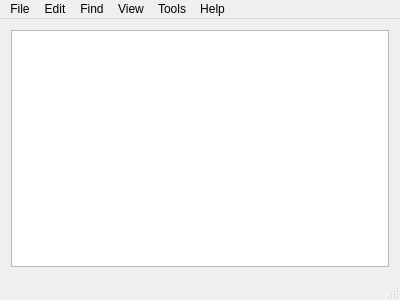
<?xml version="1.0" encoding="UTF-8"?>
<ui version="4.0">
 <class>MainWindow</class>
 <widget class="QMainWindow" name="MainWindow">
  <property name="geometry">
   <rect>
    <x>0</x>
    <y>0</y>
    <width>400</width>
    <height>300</height>
   </rect>
  </property>
  <property name="windowTitle">
   <string>MainWindow</string>
  </property>
  <widget class="QWidget" name="centralWidget">
   <layout class="QVBoxLayout" name="verticalLayout">
    <item>
     <widget class="QTextEdit" name="textEdit"/>
    </item>
   </layout>
  </widget>
  <widget class="QMenuBar" name="menuBar">
   <property name="geometry">
    <rect>
     <x>0</x>
     <y>0</y>
     <width>400</width>
     <height>19</height>
    </rect>
   </property>
   <widget class="QMenu" name="menuFile">
    <property name="title">
     <string>File</string>
    </property>
    <widget class="QMenu" name="menuExport_As">
     <property name="title">
      <string>Export As</string>
     </property>
     <addaction name="actionPDF"/>
     <addaction name="actionHTML"/>
     <addaction name="actionXML"/>
    </widget>
    <addaction name="actionNew"/>
    <addaction name="actionNew_Window"/>
    <addaction name="actionOpen"/>
    <addaction name="actionOpen_Project_s"/>
    <addaction name="actionSave"/>
    <addaction name="actionSave_As"/>
    <addaction name="actionClose"/>
    <addaction name="actionClose_Window"/>
    <addaction name="actionReopen_Project"/>
    <addaction name="actionReopen_Last_Item"/>
    <addaction name="actionProperties"/>
    <addaction name="actionPage_Setup"/>
    <addaction name="menuExport_As"/>
    <addaction name="actionPrint"/>
    <addaction name="actionPrint_Preview"/>
    <addaction name="actionClose_All_Tabs"/>
    <addaction name="actionExit"/>
   </widget>
   <widget class="QMenu" name="menuEdit">
    <property name="title">
     <string>Edit</string>
    </property>
    <widget class="QMenu" name="menuBookmark">
     <property name="title">
      <string>Bookmark</string>
     </property>
     <addaction name="actionNext"/>
     <addaction name="actionPrevious"/>
     <addaction name="actionToggle"/>
     <addaction name="actionDelete_2"/>
    </widget>
    <widget class="QMenu" name="menuChange_Case">
     <property name="title">
      <string>Change Case</string>
     </property>
     <addaction name="actionUppercase"/>
     <addaction name="actionLowercase"/>
    </widget>
    <addaction name="actionUndo"/>
    <addaction name="actionRedo"/>
    <addaction name="actionCut"/>
    <addaction name="actionCopy"/>
    <addaction name="actionPaste"/>
    <addaction name="actionDelete"/>
    <addaction name="actionSelect_All"/>
    <addaction name="actionIndent"/>
    <addaction name="actionOutdent"/>
    <addaction name="menuBookmark"/>
    <addaction name="actionPreferences"/>
    <addaction name="actionFolding"/>
    <addaction name="actionSnippet"/>
    <addaction name="actionTime_Date"/>
    <addaction name="menuChange_Case"/>
   </widget>
   <widget class="QMenu" name="menuFind">
    <property name="title">
     <string>Find</string>
    </property>
    <addaction name="actionSearch"/>
    <addaction name="actionFind_Next"/>
    <addaction name="actionFind_Previous"/>
    <addaction name="actionReplace"/>
    <addaction name="actionQuick_FInd"/>
    <addaction name="actionFind_in_Files"/>
   </widget>
   <widget class="QMenu" name="menuView">
    <property name="title">
     <string>View</string>
    </property>
    <addaction name="actionChange_Font"/>
    <addaction name="actionTree_View"/>
    <addaction name="actionNext_Tab_2"/>
    <addaction name="actionPrevious_Tab"/>
    <addaction name="actionHide_Tab"/>
    <addaction name="actionChange_Color"/>
    <addaction name="actionEnter_Fullscreen"/>
    <addaction name="actionMinimize"/>
    <addaction name="actionHide_Minimap"/>
    <addaction name="actionWord_Wrap"/>
    <addaction name="actionSpell_Check"/>
   </widget>
   <widget class="QMenu" name="menuTools">
    <property name="title">
     <string>Tools</string>
    </property>
    <addaction name="actionWord_Count"/>
    <addaction name="actionBracket_Matcher"/>
    <addaction name="actionSelect_Inside_of_Brackets"/>
   </widget>
   <widget class="QMenu" name="menuHelp">
    <property name="title">
     <string>Help</string>
    </property>
    <addaction name="actionAbout"/>
   </widget>
   <addaction name="menuFile"/>
   <addaction name="menuEdit"/>
   <addaction name="menuFind"/>
   <addaction name="menuView"/>
   <addaction name="menuTools"/>
   <addaction name="menuHelp"/>
  </widget>
  <widget class="QStatusBar" name="statusBar"/>
  <action name="actionNew">
   <property name="text">
    <string>New</string>
   </property>
  </action>
  <action name="actionNew_Window">
   <property name="text">
    <string>New Window</string>
   </property>
  </action>
  <action name="actionOpen">
   <property name="text">
    <string>Open</string>
   </property>
  </action>
  <action name="actionOpen_Project_s">
   <property name="text">
    <string>Open Project(s)</string>
   </property>
  </action>
  <action name="actionSave">
   <property name="text">
    <string>Save</string>
   </property>
  </action>
  <action name="actionSave_As">
   <property name="text">
    <string>Save As</string>
   </property>
  </action>
  <action name="actionClose">
   <property name="text">
    <string>Close</string>
   </property>
  </action>
  <action name="actionClose_Window">
   <property name="text">
    <string>Close Window</string>
   </property>
  </action>
  <action name="actionReopen_Project">
   <property name="text">
    <string>Reopen Project</string>
   </property>
  </action>
  <action name="actionReopen_Last_Item">
   <property name="text">
    <string>Reopen Last Item</string>
   </property>
  </action>
  <action name="actionProperties">
   <property name="text">
    <string>Properties</string>
   </property>
  </action>
  <action name="actionPage_Setup">
   <property name="text">
    <string>Page Setup</string>
   </property>
  </action>
  <action name="actionPDF">
   <property name="text">
    <string>PDF</string>
   </property>
  </action>
  <action name="actionHTML">
   <property name="text">
    <string>HTML</string>
   </property>
  </action>
  <action name="actionXML">
   <property name="text">
    <string>XML</string>
   </property>
  </action>
  <action name="actionPrint">
   <property name="text">
    <string>Print</string>
   </property>
  </action>
  <action name="actionPrint_Preview">
   <property name="text">
    <string>Print Preview</string>
   </property>
  </action>
  <action name="actionClose_All_Tabs">
   <property name="text">
    <string>Close All Tabs</string>
   </property>
  </action>
  <action name="actionUndo">
   <property name="text">
    <string>Undo</string>
   </property>
  </action>
  <action name="actionRedo">
   <property name="text">
    <string>Redo</string>
   </property>
  </action>
  <action name="actionCut">
   <property name="text">
    <string>Cut</string>
   </property>
  </action>
  <action name="actionCopy">
   <property name="text">
    <string>Copy</string>
   </property>
  </action>
  <action name="actionPaste">
   <property name="text">
    <string>Paste</string>
   </property>
  </action>
  <action name="actionDelete">
   <property name="text">
    <string>Delete</string>
   </property>
  </action>
  <action name="actionSelect_All">
   <property name="text">
    <string>Select All</string>
   </property>
  </action>
  <action name="actionIndent">
   <property name="text">
    <string>Indent</string>
   </property>
  </action>
  <action name="actionNext">
   <property name="text">
    <string>Next</string>
   </property>
  </action>
  <action name="actionPrevious">
   <property name="text">
    <string>Previous</string>
   </property>
  </action>
  <action name="actionToggle">
   <property name="text">
    <string>Toggle</string>
   </property>
  </action>
  <action name="actionDelete_2">
   <property name="text">
    <string>Delete</string>
   </property>
  </action>
  <action name="actionPreferences">
   <property name="text">
    <string>Preferences</string>
   </property>
  </action>
  <action name="actionOutdent">
   <property name="text">
    <string>Outdent</string>
   </property>
  </action>
  <action name="actionFolding">
   <property name="text">
    <string>Folding</string>
   </property>
  </action>
  <action name="actionSnippet">
   <property name="text">
    <string>Snippet</string>
   </property>
  </action>
  <action name="actionTime_Date">
   <property name="text">
    <string>Date/Time</string>
   </property>
  </action>
  <action name="actionUppercase">
   <property name="text">
    <string>Uppercase</string>
   </property>
  </action>
  <action name="actionLowercase">
   <property name="text">
    <string>Lowercase</string>
   </property>
  </action>
  <action name="actionSearch">
   <property name="text">
    <string>Search</string>
   </property>
  </action>
  <action name="actionFind_Next">
   <property name="text">
    <string>Find Next</string>
   </property>
  </action>
  <action name="actionFind_Previous">
   <property name="text">
    <string>Find Previous</string>
   </property>
  </action>
  <action name="actionReplace">
   <property name="text">
    <string>Replace</string>
   </property>
  </action>
  <action name="actionQuick_FInd">
   <property name="text">
    <string>Quick FInd</string>
   </property>
  </action>
  <action name="actionFind_in_Files">
   <property name="text">
    <string>Find in Files</string>
   </property>
  </action>
  <action name="actionNext_Tab">
   <property name="text">
    <string>Enlarge Font</string>
   </property>
  </action>
  <action name="actionChange_Font">
   <property name="text">
    <string>Font</string>
   </property>
  </action>
  <action name="actionNext_Tab_2">
   <property name="text">
    <string>Next Tab</string>
   </property>
  </action>
  <action name="actionPrevious_Tab">
   <property name="text">
    <string>Previous Tab</string>
   </property>
  </action>
  <action name="actionChange_Color">
   <property name="text">
    <string>Change Color</string>
   </property>
  </action>
  <action name="actionHide_Tab">
   <property name="text">
    <string>Hide Tab</string>
   </property>
  </action>
  <action name="actionEnter_Fullscreen">
   <property name="text">
    <string>Enter Fullscreen</string>
   </property>
  </action>
  <action name="actionHide_Minimap">
   <property name="text">
    <string>Hide Minimap</string>
   </property>
  </action>
  <action name="actionWord_Wrap">
   <property name="text">
    <string>Word Wrap</string>
   </property>
  </action>
  <action name="actionTree_View">
   <property name="text">
    <string>Tree View</string>
   </property>
  </action>
  <action name="actionSpell_Check">
   <property name="text">
    <string>Spell Check</string>
   </property>
  </action>
  <action name="actionWord_Count">
   <property name="text">
    <string>Word Count</string>
   </property>
  </action>
  <action name="actionBracket_Matcher">
   <property name="text">
    <string>Bracket Matcher</string>
   </property>
  </action>
  <action name="actionSelect_Inside_of_Brackets">
   <property name="text">
    <string>Select Inside of Brackets</string>
   </property>
  </action>
  <action name="actionExit">
   <property name="text">
    <string>Exit</string>
   </property>
  </action>
  <action name="actionAbout">
   <property name="text">
    <string>About</string>
   </property>
  </action>
  <action name="actionMinimize">
   <property name="text">
    <string>Minimize</string>
   </property>
  </action>
 </widget>
 <layoutdefault spacing="6" margin="11"/>
 <resources/>
 <connections/>
</ui>
